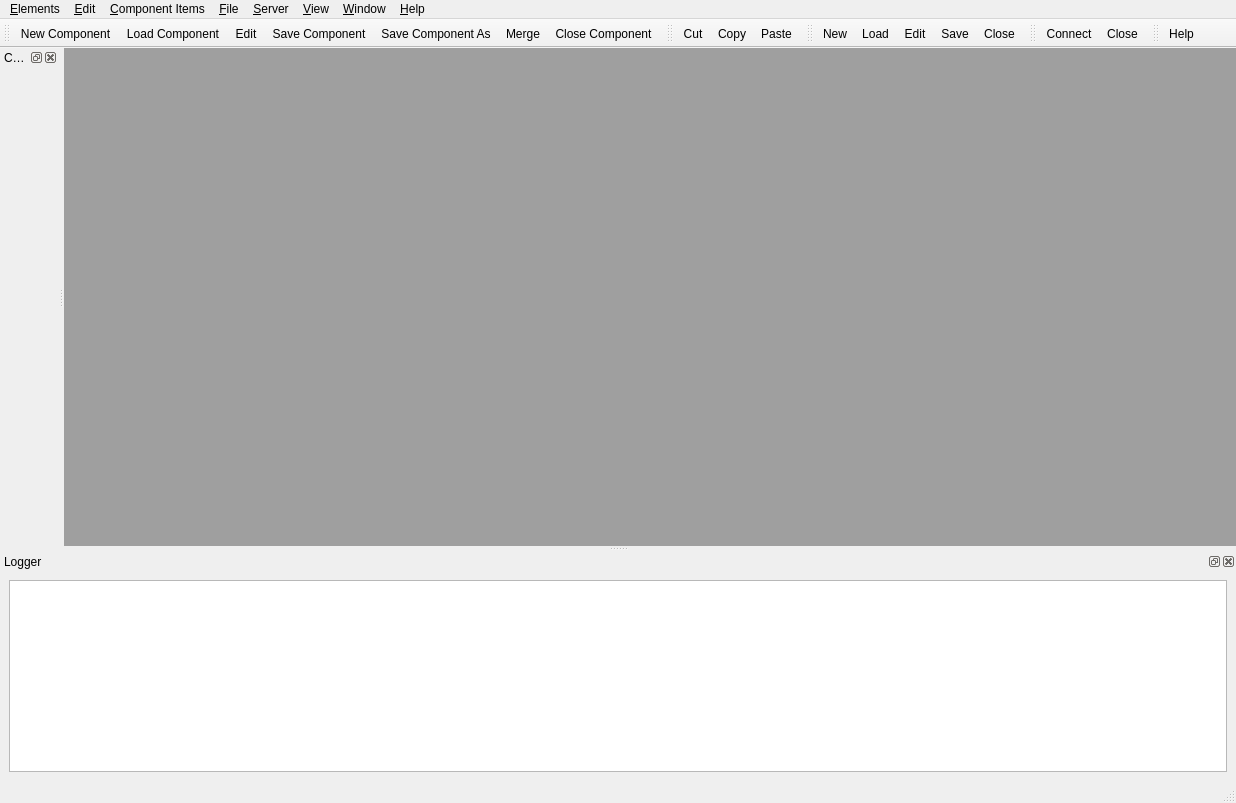
<?xml version="1.0" encoding="UTF-8"?>
<ui version="4.0">
 <class>MainWindow</class>
 <widget class="QMainWindow" name="MainWindow">
  <property name="geometry">
   <rect>
    <x>0</x>
    <y>0</y>
    <width>1236</width>
    <height>803</height>
   </rect>
  </property>
  <property name="windowTitle">
   <string>MainWindow</string>
  </property>
  <widget class="QWidget" name="centralwidget">
   <layout class="QGridLayout" name="gridLayout">
    <property name="margin">
     <number>0</number>
    </property>
    <property name="spacing">
     <number>0</number>
    </property>
    <item row="0" column="0">
     <widget class="QMdiArea" name="mdi">
      <property name="verticalScrollBarPolicy">
       <enum>Qt::ScrollBarAsNeeded</enum>
      </property>
      <property name="horizontalScrollBarPolicy">
       <enum>Qt::ScrollBarAsNeeded</enum>
      </property>
     </widget>
    </item>
   </layout>
  </widget>
  <widget class="QMenuBar" name="menubar">
   <property name="geometry">
    <rect>
     <x>0</x>
     <y>0</y>
     <width>1236</width>
     <height>24</height>
    </rect>
   </property>
   <widget class="QMenu" name="menuFile">
    <property name="title">
     <string>&amp;File</string>
    </property>
    <addaction name="actionLoad"/>
    <addaction name="actionSave"/>
    <addaction name="actionSaveAs"/>
    <addaction name="actionSaveAll"/>
    <addaction name="separator"/>
    <addaction name="actionLoadDataSource"/>
    <addaction name="actionSaveDataSource"/>
    <addaction name="actionSaveDataSourceAs"/>
    <addaction name="actionSaveAllDataSources"/>
    <addaction name="separator"/>
    <addaction name="actionReloadList"/>
    <addaction name="actionChangeDirectory"/>
    <addaction name="separator"/>
    <addaction name="actionReloadDataSourceList"/>
    <addaction name="actionChangeDataSourceDirectory"/>
   </widget>
   <widget class="QMenu" name="menuEdit">
    <property name="title">
     <string>&amp;Edit</string>
    </property>
    <addaction name="separator"/>
    <addaction name="actionCutItem"/>
    <addaction name="actionCopyItem"/>
    <addaction name="actionPasteItem"/>
    <addaction name="separator"/>
    <addaction name="actionCutComponentItem"/>
    <addaction name="actionCopyComponentItem"/>
    <addaction name="actionPasteComponentItem"/>
    <addaction name="separator"/>
    <addaction name="actionCutDataSource"/>
    <addaction name="actionCopyDataSource"/>
    <addaction name="actionPasteDataSource"/>
    <addaction name="separator"/>
    <addaction name="actionTakeDataSourceItem"/>
    <addaction name="actionTakeDataSources"/>
   </widget>
   <widget class="QMenu" name="menuComponentItems">
    <property name="title">
     <string>&amp;Component Items</string>
    </property>
    <addaction name="actionNewGroupItem"/>
    <addaction name="actionNewFieldItem"/>
    <addaction name="actionNewVDSItem"/>
    <addaction name="actionNewStrategyItem"/>
    <addaction name="actionNewDataSourceItem"/>
    <addaction name="actionNewAttributeItem"/>
    <addaction name="actionNewLinkItem"/>
    <addaction name="separator"/>
    <addaction name="actionLoadSubComponentItem"/>
    <addaction name="actionLoadDataSourceItem"/>
    <addaction name="separator"/>
    <addaction name="actionAddDataSourceItem"/>
    <addaction name="actionLinkDataSourceItem"/>
    <addaction name="separator"/>
    <addaction name="actionMoveUpComponentItem"/>
    <addaction name="actionMoveDownComponentItem"/>
    <addaction name="separator"/>
    <addaction name="actionApplyComponentItem"/>
    <addaction name="separator"/>
    <addaction name="actionClearComponentItems"/>
   </widget>
   <widget class="QMenu" name="menuServer">
    <property name="title">
     <string>&amp;Server</string>
    </property>
    <addaction name="actionConnectServer"/>
    <addaction name="separator"/>
    <addaction name="actionFetchComponentsServer"/>
    <addaction name="actionStoreComponentServer"/>
    <addaction name="actionStoreAllComponentsServer"/>
    <addaction name="actionDeleteComponentServer"/>
    <addaction name="separator"/>
    <addaction name="actionFetchDataSourcesServer"/>
    <addaction name="actionStoreDataSourceServer"/>
    <addaction name="actionStoreAllDataSourcesServer"/>
    <addaction name="actionDeleteDataSourceServer"/>
    <addaction name="separator"/>
    <addaction name="actionGetMandatoryComponentsServer"/>
    <addaction name="actionSetComponentMandatoryServer"/>
    <addaction name="actionUnsetComponentMandatoryServer"/>
    <addaction name="separator"/>
    <addaction name="actionCreateStdComponentServer"/>
    <addaction name="actionCreateComponentServer"/>
    <addaction name="actionCreateDataSourcesServer"/>
    <addaction name="separator"/>
    <addaction name="actionCloseServer"/>
   </widget>
   <widget class="QMenu" name="menuView">
    <property name="title">
     <string>&amp;View</string>
    </property>
    <widget class="QMenu" name="menuLog_Level">
     <property name="title">
      <string>Log Level</string>
     </property>
     <addaction name="actionDebug"/>
     <addaction name="actionInfo"/>
     <addaction name="actionWarning"/>
     <addaction name="actionError"/>
     <addaction name="actionCritical"/>
    </widget>
    <addaction name="actionAllAttributesView"/>
    <addaction name="menuLog_Level"/>
   </widget>
   <widget class="QMenu" name="menuWindow">
    <property name="title">
     <string>&amp;Window</string>
    </property>
   </widget>
   <widget class="QMenu" name="menuHelp">
    <property name="title">
     <string>&amp;Help</string>
    </property>
    <addaction name="actionComponentDesignerHelp"/>
    <addaction name="actionAboutComponentDesigner"/>
   </widget>
   <widget class="QMenu" name="menu_Elements">
    <property name="title">
     <string>&amp;Elements</string>
    </property>
    <addaction name="actionNew"/>
    <addaction name="actionEditComponent"/>
    <addaction name="actionMergeComponentItems"/>
    <addaction name="actionClose"/>
    <addaction name="separator"/>
    <addaction name="actionNewDataSource"/>
    <addaction name="actionEditDataSource"/>
    <addaction name="actionApplyDataSource"/>
    <addaction name="actionCloseDataSource"/>
    <addaction name="separator"/>
    <addaction name="actionQuit"/>
   </widget>
   <addaction name="menu_Elements"/>
   <addaction name="menuEdit"/>
   <addaction name="menuComponentItems"/>
   <addaction name="menuFile"/>
   <addaction name="menuServer"/>
   <addaction name="menuView"/>
   <addaction name="menuWindow"/>
   <addaction name="separator"/>
   <addaction name="menuHelp"/>
  </widget>
  <widget class="QStatusBar" name="statusbar"/>
  <widget class="QDockWidget" name="compDockWidget">
   <property name="allowedAreas">
    <set>Qt::LeftDockWidgetArea|Qt::RightDockWidgetArea</set>
   </property>
   <property name="windowTitle">
    <string>Collections</string>
   </property>
   <attribute name="dockWidgetArea">
    <number>1</number>
   </attribute>
   <widget class="QWidget" name="dockWidgetContents">
    <layout class="QGridLayout" name="gridLayout_2">
     <property name="margin">
      <number>0</number>
     </property>
     <property name="spacing">
      <number>0</number>
     </property>
     <item row="0" column="0">
      <widget class="QSplitter" name="dockSplitter">
       <property name="orientation">
        <enum>Qt::Vertical</enum>
       </property>
       <property name="handleWidth">
        <number>6</number>
       </property>
      </widget>
     </item>
    </layout>
   </widget>
  </widget>
  <widget class="QToolBar" name="componentToolBar">
   <property name="windowTitle">
    <string>toolBar</string>
   </property>
   <attribute name="toolBarArea">
    <enum>TopToolBarArea</enum>
   </attribute>
   <attribute name="toolBarBreak">
    <bool>false</bool>
   </attribute>
   <addaction name="actionNew"/>
   <addaction name="actionLoad"/>
   <addaction name="actionEditComponent"/>
   <addaction name="actionSave"/>
   <addaction name="actionSaveAs"/>
   <addaction name="actionMergeComponentItems"/>
   <addaction name="actionClose"/>
  </widget>
  <widget class="QToolBar" name="editToolBar">
   <property name="windowTitle">
    <string>toolBar_2</string>
   </property>
   <attribute name="toolBarArea">
    <enum>TopToolBarArea</enum>
   </attribute>
   <attribute name="toolBarBreak">
    <bool>false</bool>
   </attribute>
   <addaction name="actionCutItem"/>
   <addaction name="actionCopyItem"/>
   <addaction name="actionPasteItem"/>
  </widget>
  <widget class="QToolBar" name="dsourceToolBar">
   <property name="windowTitle">
    <string>toolBar_3</string>
   </property>
   <attribute name="toolBarArea">
    <enum>TopToolBarArea</enum>
   </attribute>
   <attribute name="toolBarBreak">
    <bool>false</bool>
   </attribute>
   <addaction name="actionNewDataSource"/>
   <addaction name="actionLoadDataSource"/>
   <addaction name="actionEditDataSource"/>
   <addaction name="actionSaveDataSource"/>
   <addaction name="actionCloseDataSource"/>
  </widget>
  <widget class="QToolBar" name="serverToolBar">
   <property name="windowTitle">
    <string>toolBar</string>
   </property>
   <attribute name="toolBarArea">
    <enum>TopToolBarArea</enum>
   </attribute>
   <attribute name="toolBarBreak">
    <bool>false</bool>
   </attribute>
   <addaction name="actionConnectServer"/>
   <addaction name="actionCloseServer"/>
  </widget>
  <widget class="QToolBar" name="helpToolBar">
   <property name="windowTitle">
    <string>toolBar_2</string>
   </property>
   <attribute name="toolBarArea">
    <enum>TopToolBarArea</enum>
   </attribute>
   <attribute name="toolBarBreak">
    <bool>false</bool>
   </attribute>
   <addaction name="actionComponentDesignerHelp"/>
  </widget>
  <widget class="QDockWidget" name="logDockWidget">
   <property name="layoutDirection">
    <enum>Qt::LeftToRight</enum>
   </property>
   <property name="autoFillBackground">
    <bool>false</bool>
   </property>
   <property name="floating">
    <bool>false</bool>
   </property>
   <property name="features">
    <set>QDockWidget::AllDockWidgetFeatures</set>
   </property>
   <property name="allowedAreas">
    <set>Qt::AllDockWidgetAreas</set>
   </property>
   <property name="windowTitle">
    <string>Logger</string>
   </property>
   <attribute name="dockWidgetArea">
    <number>8</number>
   </attribute>
   <widget class="QWidget" name="logDockWidgetContents">
    <layout class="QGridLayout" name="gridLayout_3">
     <item row="0" column="0">
      <widget class="QTextBrowser" name="logTextBrowser">
       <property name="sizePolicy">
        <sizepolicy hsizetype="Expanding" vsizetype="Expanding">
         <horstretch>0</horstretch>
         <verstretch>0</verstretch>
        </sizepolicy>
       </property>
      </widget>
     </item>
    </layout>
   </widget>
  </widget>
  <action name="actionNew">
   <property name="text">
    <string>&amp;New Component</string>
   </property>
   <property name="toolTip">
    <string>Create a new component</string>
   </property>
  </action>
  <action name="actionNewDataSource">
   <property name="text">
    <string>&amp;New DataSource</string>
   </property>
   <property name="iconText">
    <string>New</string>
   </property>
   <property name="toolTip">
    <string>Create a new data source</string>
   </property>
  </action>
  <action name="actionLoad">
   <property name="text">
    <string>&amp;Load Component ...</string>
   </property>
   <property name="toolTip">
    <string>Load an existing data source</string>
   </property>
  </action>
  <action name="actionLoadDataSource">
   <property name="text">
    <string>&amp;Load DataSource ...</string>
   </property>
   <property name="iconText">
    <string>Load</string>
   </property>
   <property name="toolTip">
    <string>Load an existing data source</string>
   </property>
  </action>
  <action name="actionSave">
   <property name="text">
    <string>&amp;Save Component</string>
   </property>
   <property name="toolTip">
    <string>Write the component into a file</string>
   </property>
  </action>
  <action name="actionSaveDataSource">
   <property name="text">
    <string>&amp;Save DataSource</string>
   </property>
   <property name="iconText">
    <string>Save</string>
   </property>
  </action>
  <action name="actionSaveAs">
   <property name="text">
    <string>Save Component &amp;As ...</string>
   </property>
   <property name="toolTip">
    <string>Write the component into a file as ...</string>
   </property>
  </action>
  <action name="actionSaveDataSourceAs">
   <property name="text">
    <string>Save DataSource &amp;As ...</string>
   </property>
  </action>
  <action name="actionSaveAll">
   <property name="text">
    <string>Save All Components</string>
   </property>
   <property name="toolTip">
    <string>Write all components into files</string>
   </property>
  </action>
  <action name="actionSaveAllDataSources">
   <property name="text">
    <string>Save All DataSources</string>
   </property>
  </action>
  <action name="actionCloseDataSource">
   <property name="text">
    <string>Cl&amp;ose DataSource</string>
   </property>
   <property name="iconText">
    <string>Close</string>
   </property>
  </action>
  <action name="actionReloadList">
   <property name="text">
    <string>Reload Component List</string>
   </property>
  </action>
  <action name="actionReloadDataSourceList">
   <property name="text">
    <string>Reload DataSource List</string>
   </property>
  </action>
  <action name="actionChangeDirectory">
   <property name="text">
    <string>Change Component Directory ...</string>
   </property>
  </action>
  <action name="actionChangeDataSourceDirectory">
   <property name="text">
    <string>Change DataSource Directory ...</string>
   </property>
  </action>
  <action name="actionQuit">
   <property name="text">
    <string>&amp;Quit</string>
   </property>
  </action>
  <action name="actionCutItem">
   <property name="text">
    <string>C&amp;ut Item</string>
   </property>
   <property name="iconText">
    <string>Cut</string>
   </property>
  </action>
  <action name="actionCopyItem">
   <property name="text">
    <string>&amp;Copy Item</string>
   </property>
   <property name="iconText">
    <string>Copy</string>
   </property>
  </action>
  <action name="actionPasteItem">
   <property name="text">
    <string>&amp;Paste Item</string>
   </property>
   <property name="iconText">
    <string>Paste</string>
   </property>
  </action>
  <action name="actionCutComponentItem">
   <property name="text">
    <string>C&amp;ut Component Item</string>
   </property>
  </action>
  <action name="actionCopyComponentItem">
   <property name="text">
    <string>&amp;Copy Component Item</string>
   </property>
  </action>
  <action name="actionPasteComponentItem">
   <property name="text">
    <string>&amp;Paste Component Item</string>
   </property>
  </action>
  <action name="actionCutDataSource">
   <property name="text">
    <string>C&amp;ut DataSource</string>
   </property>
  </action>
  <action name="actionCopyDataSource">
   <property name="text">
    <string>&amp;Copy DataSource</string>
   </property>
  </action>
  <action name="actionPasteDataSource">
   <property name="text">
    <string>&amp;Paste DataSource</string>
   </property>
  </action>
  <action name="actionEditComponent">
   <property name="text">
    <string>&amp;Edit Component</string>
   </property>
   <property name="iconText">
    <string>Edit</string>
   </property>
  </action>
  <action name="actionTakeDataSourceItem">
   <property name="text">
    <string>&amp;Take DataSource Item</string>
   </property>
  </action>
  <action name="actionTakeDataSources">
   <property name="text">
    <string>Take DataSources</string>
   </property>
  </action>
  <action name="actionEditDataSource">
   <property name="text">
    <string>&amp;Edit DataSource</string>
   </property>
   <property name="iconText">
    <string>Edit</string>
   </property>
  </action>
  <action name="actionApplyDataSource">
   <property name="text">
    <string>&amp;Apply DataSource</string>
   </property>
  </action>
  <action name="actionNewGroupItem">
   <property name="text">
    <string>Add &amp;Group</string>
   </property>
  </action>
  <action name="actionNewFieldItem">
   <property name="text">
    <string>Add &amp;Field</string>
   </property>
  </action>
  <action name="actionNewVDSItem">
   <property name="text">
    <string>Add &amp;VDS</string>
   </property>
  </action>
  <action name="actionNewStrategyItem">
   <property name="text">
    <string>Add &amp;Strategy</string>
   </property>
  </action>
  <action name="actionNewDataSourceItem">
   <property name="text">
    <string>Add &amp;DataSource</string>
   </property>
  </action>
  <action name="actionNewAttributeItem">
   <property name="text">
    <string>Add A&amp;ttribute</string>
   </property>
  </action>
  <action name="actionNewLinkItem">
   <property name="text">
    <string>Add &amp;Link</string>
   </property>
  </action>
  <action name="actionLoadSubComponentItem">
   <property name="text">
    <string>Load SubComponent Item ...</string>
   </property>
  </action>
  <action name="actionLoadDataSourceItem">
   <property name="text">
    <string>Load DataSource Item ...</string>
   </property>
  </action>
  <action name="actionAddDataSourceItem">
   <property name="text">
    <string>Append DataSource</string>
   </property>
  </action>
  <action name="actionLinkDataSourceItem">
   <property name="text">
    <string>Link DataSource</string>
   </property>
  </action>
  <action name="actionMoveUpComponentItem">
   <property name="text">
    <string>Move Up Component Item</string>
   </property>
  </action>
  <action name="actionMoveDownComponentItem">
   <property name="text">
    <string>Move Down Component Item</string>
   </property>
  </action>
  <action name="actionMergeComponentItems">
   <property name="text">
    <string>Merge Component</string>
   </property>
   <property name="iconText">
    <string>Merge</string>
   </property>
  </action>
  <action name="actionApplyComponentItem">
   <property name="text">
    <string>Apply Component Item</string>
   </property>
  </action>
  <action name="actionClearComponentItems">
   <property name="text">
    <string>Clear Component Items</string>
   </property>
  </action>
  <action name="actionConnectServer">
   <property name="text">
    <string>&amp;Connect ...</string>
   </property>
  </action>
  <action name="actionCreateStdComponentServer">
   <property name="text">
    <string>&amp;Create Standard Component ...</string>
   </property>
  </action>
  <action name="actionCreateComponentServer">
   <property name="text">
    <string>&amp;Create Online Component ...</string>
   </property>
  </action>
  <action name="actionCreateDataSourcesServer">
   <property name="text">
    <string>&amp;Create Online DataSources ...</string>
   </property>
  </action>
  <action name="actionFetchComponentsServer">
   <property name="text">
    <string>&amp;Fetch Components</string>
   </property>
  </action>
  <action name="actionStoreComponentServer">
   <property name="text">
    <string>&amp;Store Component</string>
   </property>
  </action>
  <action name="actionStoreAllComponentsServer">
   <property name="text">
    <string>Store &amp;All Components</string>
   </property>
  </action>
  <action name="actionDeleteComponentServer">
   <property name="text">
    <string>&amp;Delete Component</string>
   </property>
  </action>
  <action name="actionFetchDataSourcesServer">
   <property name="text">
    <string>&amp;Fetch DataSources</string>
   </property>
  </action>
  <action name="actionStoreDataSourceServer">
   <property name="text">
    <string>&amp;Store DataSource</string>
   </property>
  </action>
  <action name="actionStoreAllDataSourcesServer">
   <property name="text">
    <string>Store &amp;All DataSources</string>
   </property>
  </action>
  <action name="actionGetMandatoryComponentsServer">
   <property name="text">
    <string>&amp;Get Mandatory Components</string>
   </property>
  </action>
  <action name="actionSetComponentMandatoryServer">
   <property name="text">
    <string>Set Component Mandatory</string>
   </property>
  </action>
  <action name="actionUnsetComponentMandatoryServer">
   <property name="text">
    <string>Unset Component Mandatory</string>
   </property>
  </action>
  <action name="actionCloseServer">
   <property name="text">
    <string>Cl&amp;ose</string>
   </property>
  </action>
  <action name="actionAllAttributesView">
   <property name="checkable">
    <bool>true</bool>
   </property>
   <property name="text">
    <string>&amp;All Attributes</string>
   </property>
  </action>
  <action name="actionComponentDesignerHelp">
   <property name="text">
    <string>Component Designer &amp;Help</string>
   </property>
   <property name="iconText">
    <string>Help</string>
   </property>
  </action>
  <action name="actionAboutComponentDesigner">
   <property name="text">
    <string>&amp;About Component Designer</string>
   </property>
  </action>
  <action name="actionDeleteDataSourceServer">
   <property name="text">
    <string>&amp;Delete DataSource</string>
   </property>
  </action>
  <action name="actionClose">
   <property name="text">
    <string>Cl&amp;ose Component</string>
   </property>
  </action>
  <action name="actionNextWindows">
   <property name="text">
    <string>&amp;Next</string>
   </property>
  </action>
  <action name="actionPreviousWindows">
   <property name="text">
    <string>&amp;Previous</string>
   </property>
  </action>
  <action name="actionCascadeWindows">
   <property name="text">
    <string>Casca&amp;de</string>
   </property>
  </action>
  <action name="actionTileWindows">
   <property name="text">
    <string>&amp;Tile</string>
   </property>
  </action>
  <action name="actionRestoreAllWindows">
   <property name="text">
    <string>&amp;Restore All</string>
   </property>
  </action>
  <action name="actionCloseAllWindows">
   <property name="text">
    <string>&amp;Close All </string>
   </property>
  </action>
  <action name="actionIconizeAllWindows">
   <property name="text">
    <string>&amp;Iconize All</string>
   </property>
  </action>
  <action name="actionCloseWindows">
   <property name="text">
    <string>Cl&amp;ose</string>
   </property>
  </action>
  <action name="actionComponentListWindows">
   <property name="text">
    <string>&amp;Component List</string>
   </property>
  </action>
  <action name="actionDataSourceListWindows">
   <property name="text">
    <string>&amp;DataSource List</string>
   </property>
  </action>
  <action name="actionDebug">
   <property name="checkable">
    <bool>true</bool>
   </property>
   <property name="text">
    <string>Debug</string>
   </property>
  </action>
  <action name="actionInfo">
   <property name="checkable">
    <bool>true</bool>
   </property>
   <property name="text">
    <string>Info</string>
   </property>
  </action>
  <action name="actionWarning">
   <property name="checkable">
    <bool>true</bool>
   </property>
   <property name="text">
    <string>Warning</string>
   </property>
  </action>
  <action name="actionError">
   <property name="checkable">
    <bool>true</bool>
   </property>
   <property name="text">
    <string>Error</string>
   </property>
  </action>
  <action name="actionCritical">
   <property name="checkable">
    <bool>true</bool>
   </property>
   <property name="text">
    <string>Critical</string>
   </property>
  </action>
 </widget>
 <resources/>
 <connections/>
</ui>
